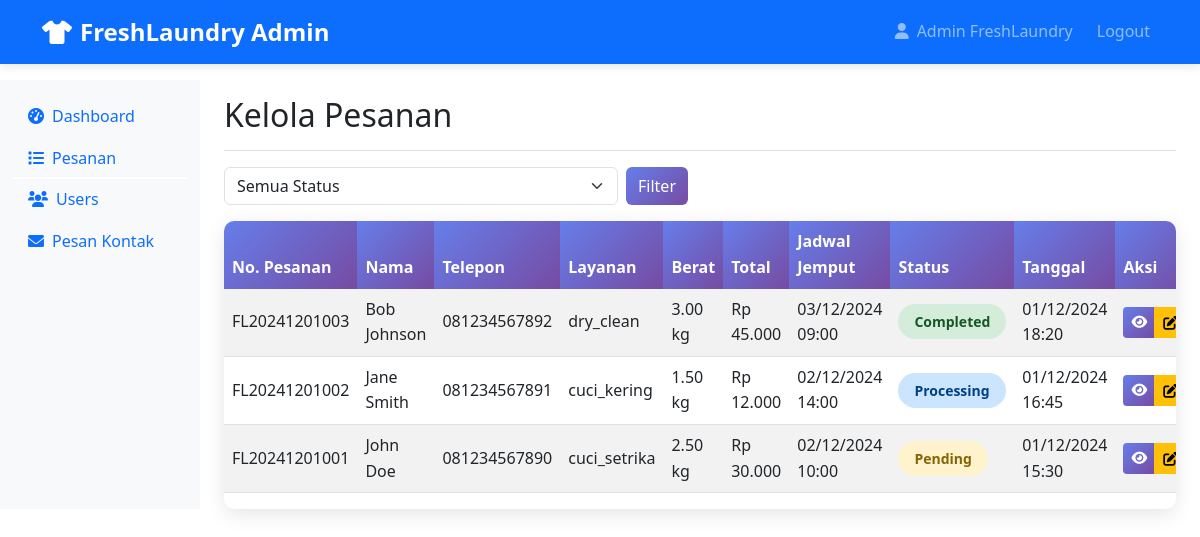
The app's page /admin/pesanan.php (signed in) with its own data.
### tables this page shows
CREATE TABLE pesanan (
  id INT AUTO_INCREMENT PRIMARY KEY,
  nomor_pesanan VARCHAR(32) NOT NULL,
  nama VARCHAR(100) NOT NULL,
  telepon VARCHAR(20) NOT NULL,
  alamat TEXT NOT NULL,
  jenis_layanan VARCHAR(32) NOT NULL,
  berat DECIMAL(5,2) NOT NULL,
  total_harga INT NOT NULL,
  jadwal_jemput DATETIME NOT NULL,
  catatan TEXT,
  status VARCHAR(20) NOT NULL DEFAULT 'pending',
  tanggal_pesanan DATETIME NOT NULL,
  user_id INT,
  FOREIGN KEY (user_id) REFERENCES user(id) ON DELETE SET NULL
);

### admin/pesanan.php (the view, shortened to what this page needs)
<?php
require_once '../config/database.php';
$status_filter = isset($_GET['status']) ? $_GET['status'] : '';
$where_clause = $status_filter ? "WHERE status = ?" : "";
$stmt = $pdo->prepare("SELECT * FROM pesanan $where_clause ORDER BY tanggal_pesanan DESC");
if($status_filter) {
    $stmt->execute([$status_filter]);
} else {
    $stmt->execute();
}
$pesanan_list = $stmt->fetchAll();
?>
<!DOCTYPE html>
<html lang="id">
<head>
    <link href="https://cdn.jsdelivr.net/npm/bootstrap@5.3.0/dist/css/bootstrap.min.css" rel="stylesheet">
    <link href="https://cdnjs.cloudflare.com/ajax/libs/font-awesome/6.0.0/css/all.min.css" rel="stylesheet">
    <link href="../assets/css/style.css" rel="stylesheet">
</head>
<body>
    <nav class="navbar navbar-expand-lg navbar-dark bg-primary fixed-top">
        <div class="container">
            <a class="navbar-brand fw-bold" href="../index.php">
                <i class="fas fa-tshirt me-2"></i>FreshLaundry Admin
            </a>
            <div class="navbar-nav ms-auto">
                <span class="navbar-text me-3">
                    <i class="fas fa-user me-2"></i><?php echo htmlspecialchars($_SESSION['user']['nama']); ?>
                </span>
                <a class="nav-link" href="../logout.php">Logout</a>
            </div>
        </div>
    </nav>
    <div class="container-fluid" style="margin-top: 80px;">
        <div class="row">
            <div class="col-md-3 col-lg-2 d-md-block bg-light sidebar">
                <div class="position-sticky pt-3">
                    <ul class="nav flex-column">
                        <li class="nav-item">
                            <a class="nav-link" href="dashboard.php">
                                <i class="fas fa-tachometer-alt me-2"></i>Dashboard
                            </a>
                        </li>
                        <li class="nav-item">
                            <a class="nav-link active" href="pesanan.php">
                                <i class="fas fa-list me-2"></i>Pesanan
                            </a>
                        </li>
                        <li class="nav-item">
                            <a class="nav-link" href="users.php">
                                <i class="fas fa-users me-2"></i>Users
                            </a>
                        </li>
                        <li class="nav-item">
                            <a class="nav-link" href="pesan.php">
                                <i class="fas fa-envelope me-2"></i>Pesan Kontak
                            </a>
                        </li>
                    </ul>
                </div>
            </div>
            <main class="col-md-9 ms-sm-auto col-lg-10 px-md-4">
                <div class="d-flex justify-content-between flex-wrap flex-md-nowrap align-items-center pt-3 pb-2 mb-3 border-bottom">
                    <h1 class="h2">Kelola Pesanan</h1>
                </div>
                <div class="row mb-3">
                    <div class="col-md-6">
                        <form method="GET" class="d-flex">
                            <select name="status" class="form-select me-2">
                                <option value="">Semua Status</option>
                            </select>
                            <button type="submit" class="btn btn-primary">Filter</button>
                        </form>
                    </div>
                </div>
                <div class="table-responsive">
                    <table class="table table-striped">
                        <thead>
                            <tr>
                                <th>No. Pesanan</th>
                                <th>Nama</th>
                                <th>Telepon</th>
                                <th>Layanan</th>
                                <th>Berat</th>
                                <th>Total</th>
                                <th>Jadwal Jemput</th>
                                <th>Status</th>
                                <th>Tanggal</th>
                                <th>Aksi</th>
                            </tr>
                        </thead>
                        <tbody>
                            <?php foreach($pesanan_list as $pesanan): ?>
                            <tr>
                                <td><?php echo htmlspecialchars($pesanan['nomor_pesanan']); ?></td>
                                <td><?php echo htmlspecialchars($pesanan['nama']); ?></td>
                                <td><?php echo htmlspecialchars($pesanan['telepon']); ?></td>
                                <td><?php echo htmlspecialchars($pesanan['jenis_layanan']); ?></td>
                                <td><?php echo $pesanan['berat']; ?> kg</td>
                                <td>Rp <?php echo number_format($pesanan['total_harga'], 0, ',', '.'); ?></td>
                                <td><?php echo date('d/m/Y H:i', strtotime($pesanan['jadwal_jemput'])); ?></td>
                                <td>
                                    <span class="status-badge status-<?php echo $pesanan['status']; ?>">
                                        <?php echo ucfirst($pesanan['status']); ?>
                                    </span>
                                </td>
                                <td><?php echo date('d/m/Y H:i', strtotime($pesanan['tanggal_pesanan'])); ?></td>
                                <td>
                                    <div class="btn-group" role="group">
                                        <a href="detail_pesanan.php?id=<?php echo $pesanan['id']; ?>" class="btn btn-sm btn-primary">
                                            <i class="fas fa-eye"></i>
                                        </a>
                                        <button type="button" class="btn btn-sm btn-warning" data-bs-toggle="modal" data-bs-target="#updateModal<?php echo $pesanan['id']; ?>">
                                            <i class="fas fa-edit"></i>
                                        </button>
                                    </div>
                                </td>
                            </tr>
                            <?php endforeach; ?>
                        </tbody>
                    </table>
                </div>
            </main>
        </div>
    </div>
</body>
</html>

### assets/css/style.css (style rules this page uses)
body { font-family: 'Segoe UI', Tahoma, Geneva, Verdana, sans-serif; line-height: 1.6; }
.navbar { box-shadow: 0 2px 10px rgba(0,0,0,0.1); }
.navbar-brand { font-size: 1.5rem; }
.btn-primary { background: linear-gradient(135deg, #667eea 0%, #764ba2 100%); border: none; transition: all 0.3s ease; }
.nav-link { position: relative; transition: color 0.3s ease; }
.nav-link::after { content: ''; position: absolute; width: 0; height: 2px; bottom: 0; left: 50%; background-color: white; transition: all 0.3s ease; transform: translateX(-50%); }
.nav-link:hover::after, .nav-link.active::after { width: 100%; }
.table-responsive { border-radius: 10px; overflow: hidden; box-shadow: 0 5px 20px rgba(0,0,0,0.1); }
.table th { background: linear-gradient(135deg, #667eea 0%, #764ba2 100%); color: white; border: none; font-weight: 600; }
.table td { vertical-align: middle; }
.status-badge { padding: 0.5rem 1rem; border-radius: 25px; font-size: 0.875rem; font-weight: 600; }
.status-pending { background-color: #fff3cd; color: #856404; }
.status-processing { background-color: #cce5ff; color: #004085; }
.status-completed { background-color: #d4edda; color: #155724; }

### records on screen
pesanan: nomor_pesanan "FL20241201003", nama "Bob Johnson", telepon "081234567892", jenis_layanan "dry_clean", berat "3.00", total_harga "45.000", jadwal_jemput "03/12/2024 09:00", status "Completed", tanggal_pesanan "01/12/2024 18:20"
pesanan: nomor_pesanan "FL20241201002", nama "Jane Smith", telepon "081234567891", jenis_layanan "cuci_kering", berat "1.50", total_harga "12.000", jadwal_jemput "02/12/2024 14:00", status "Processing", tanggal_pesanan "01/12/2024 16:45"
pesanan: nomor_pesanan "FL20241201001", nama "John Doe", telepon "081234567890", jenis_layanan "cuci_setrika", berat "2.50", total_harga "30.000", jadwal_jemput "02/12/2024 10:00", status "Pending", tanggal_pesanan "01/12/2024 15:30"

### other values on screen
$_SESSION['user']['nama'] "Admin FreshLaundry"
